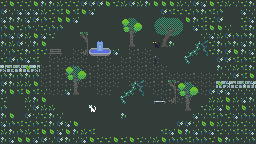

Rendered tile map (Tiled .tmx) drawn with the repository's tilesets; below, a short description and the full map source, tile grids included:
An orthogonal 32x18 tile map with 8x8 px tiles, 3 tile layers (Tile Layer 1, Tile Layer 3, Tile Layer 2).

<map version="1.10" tiledversion="1.11.0" orientation="orthogonal" renderorder="right-down" width="32" height="18" tilewidth="8" tileheight="8" infinite="0" nextlayerid="4" nextobjectid="1">
 <tileset firstgid="1" source="tileset_mascara.tsx" />
 <layer id="1" name="Tile Layer 1" width="32" height="18">
  <data encoding="csv">
1,1,1,1,1,1,1,1,1,1,1,1,1,1,1,1,1,1,1,1,1,1,1,1,1,1,1,1,1,1,1,1,
1,1,1,1,1,1,1,1,1,1,1,1,1,1,1,1,1,1,1,1,1,1,1,1,1,1,1,1,1,1,1,1,
1,1,1,1,1,1,1,1,1,1,1,1,1,1,1,1,1,1,1,1,1,1,1,1,1,1,1,1,1,1,1,1,
1,1,1,1,1,1,1,1,1,1,1,1,1,1,1,1,1,1,1,1,1,1,1,1,1,1,1,1,1,1,1,1,
1,1,1,1,1,1,1,1,1,1,1,1,1,1,1,1,1,1,1,1,1,1,1,1,1,1,1,1,1,1,1,1,
1,1,1,1,1,1,1,1,1,1,1,1,1,1,1,1,1,1,1,1,1,1,1,1,1,1,1,1,1,1,1,1,
1,1,1,1,1,1,1,1,1,1,1,1,1,1,1,1,1,1,1,1,1,1,1,1,1,1,1,1,1,1,1,1,
1,1,1,1,1,1,1,1,1,1,1,1,1,1,1,1,1,1,1,1,1,1,1,1,1,1,1,1,1,1,1,1,
1,1,1,1,1,1,1,1,1,1,1,1,1,1,1,1,1,1,1,1,1,1,1,1,1,1,1,1,1,1,1,1,
1,1,1,1,1,1,1,1,1,1,1,1,1,1,1,1,1,1,1,1,1,1,1,1,1,1,1,1,1,1,1,1,
1,1,1,1,1,1,1,1,1,1,1,1,1,1,1,1,1,1,1,1,1,1,1,1,1,1,1,1,1,1,1,1,
1,1,1,1,1,1,1,1,1,1,1,1,1,1,1,1,1,1,1,1,1,1,1,1,1,1,1,1,1,1,1,1,
1,1,1,1,1,1,1,1,1,1,1,1,1,1,1,1,1,1,1,1,1,1,1,1,1,1,1,1,1,1,1,1,
1,1,1,1,1,1,1,1,1,1,1,1,1,1,1,1,1,1,1,1,1,1,1,1,1,1,1,1,1,1,1,1,
1,1,1,1,1,1,1,1,1,1,1,1,1,1,1,1,1,1,1,1,1,1,1,1,1,1,1,1,1,1,1,1,
1,1,1,1,1,1,1,1,1,1,1,1,1,1,1,1,1,1,1,1,1,1,1,1,1,1,1,1,1,1,1,1,
1,1,1,1,1,1,1,1,1,1,1,1,1,1,1,1,1,1,1,1,1,1,1,1,1,1,1,1,1,1,1,1,
1,1,1,1,1,1,1,1,1,1,1,1,1,1,1,1,1,1,1,1,1,1,1,1,1,1,1,1,1,1,1,1
</data>
 </layer>
 <layer id="3" name="Tile Layer 3" width="32" height="18">
  <data encoding="csv">
0,0,0,0,0,0,0,0,0,0,0,0,0,0,0,0,0,0,0,0,0,0,0,0,0,0,0,0,0,0,0,0,
0,0,0,0,0,0,0,0,0,0,0,0,0,0,0,0,0,0,0,0,0,0,0,0,0,0,0,0,0,0,0,0,
0,0,0,0,0,0,0,0,0,0,0,0,0,0,0,0,0,0,0,0,0,0,0,0,0,0,0,0,0,0,0,0,
0,0,0,0,0,0,0,0,0,0,0,0,0,0,0,0,0,0,0,0,0,0,0,0,0,0,0,0,0,0,0,0,
0,0,0,0,0,0,0,0,0,0,0,0,0,0,0,0,0,0,0,0,0,0,0,0,0,0,0,0,0,0,0,0,
0,0,0,0,0,0,0,0,0,0,0,0,0,0,0,0,0,0,0,0,0,0,0,0,0,0,0,0,0,0,0,0,
0,0,0,0,0,0,0,0,0,18,18,0,0,0,0,0,18,17,18,0,0,0,0,0,0,0,0,0,0,0,0,0,
0,0,0,0,0,0,18,18,18,18,18,0,18,18,0,18,17,18,18,18,0,0,0,0,0,0,0,0,0,0,0,0,
12,13,14,11,12,18,17,17,18,18,18,18,17,18,18,18,18,18,17,18,18,0,0,0,0,0,0,0,0,0,0,0,
0,0,0,0,0,18,17,18,17,17,18,17,18,18,18,17,18,18,18,18,17,18,18,18,17,18,18,0,0,0,0,0,
0,0,0,0,0,18,17,17,17,18,18,17,18,18,18,0,18,18,18,17,17,17,17,18,18,18,18,11,12,13,14,11,
0,0,0,0,0,0,18,18,18,0,0,0,18,18,0,0,0,0,0,18,18,17,17,18,17,18,0,0,0,0,0,0,
0,0,0,0,0,0,0,0,0,0,0,0,0,0,0,0,0,0,0,0,18,18,18,18,0,0,0,0,0,0,0,0,
0,0,0,0,0,0,0,0,0,0,0,0,0,0,0,0,0,0,0,0,0,0,0,0,0,0,0,0,0,0,0,0,
0,0,0,0,0,0,0,0,0,0,0,0,0,0,0,0,0,0,0,0,0,0,0,0,0,0,0,0,0,0,0,0,
0,0,0,0,0,0,0,0,0,0,0,0,0,0,0,0,0,0,0,0,0,0,0,0,0,0,0,0,0,0,0,0,
0,0,0,0,0,0,0,0,0,0,0,0,0,0,0,0,0,0,0,0,0,0,0,0,0,0,0,0,0,0,0,0,
0,0,0,0,0,0,0,0,0,0,0,0,0,0,0,0,0,0,0,0,0,0,0,0,0,0,0,0,0,0,0,0
</data>
 </layer>
 <layer id="2" name="Tile Layer 2" width="32" height="18">
  <data encoding="csv">
5,8,5,5,8,6,6,9,5,5,10,10,10,8,5,9,10,9,6,8,8,8,9,3,10,7,8,5,9,3,5,6,
10,3,7,7,7,9,5,2,8,2,8,7,23,23,23,23,23,23,23,23,10,2,5,5,4,6,2,4,141,142,7,3,
7,6,6,7,10,4,5,8,8,7,23,23,23,23,23,49,50,51,23,52,53,54,55,8,6,2,5,10,157,158,5,7,
4,8,5,4,3,5,4,4,23,23,23,23,23,23,23,65,66,67,23,68,69,70,71,23,7,2,8,8,3,174,2,6,
4,7,10,9,8,7,5,23,23,23,73,23,23,23,23,81,82,83,23,84,85,86,87,23,23,3,7,9,10,4,4,6,
6,9,10,3,6,8,23,23,23,23,89,116,117,118,23,97,98,99,23,34,101,6,103,145,146,147,5,6,4,6,7,6,
3,4,5,6,2,5,19,20,23,23,105,132,133,134,7,23,23,23,23,23,23,23,23,161,162,163,5,6,10,8,6,7,
5,10,4,7,2,23,23,23,23,23,23,23,23,23,23,23,23,23,23,165,166,167,168,177,178,179,23,10,10,2,4,2,
6,5,7,8,6,23,23,23,49,50,51,23,23,23,23,23,23,23,23,23,23,23,23,193,194,195,23,6,3,9,2,6,
4,6,4,6,4,23,23,23,65,66,67,23,23,23,23,23,23,23,23,23,23,23,23,23,23,23,23,3,3,10,2,8,
10,6,9,9,8,23,23,23,81,82,83,23,23,23,23,145,146,147,23,23,23,73,49,50,51,23,23,8,10,3,7,10,
6,8,2,8,2,3,23,23,7,98,99,23,23,23,23,161,162,163,23,23,23,89,65,66,67,23,10,10,7,3,3,3,
5,141,142,9,6,8,23,23,23,23,23,23,23,23,23,177,178,179,23,21,22,105,81,82,83,23,9,9,8,9,7,6,
4,157,158,3,10,9,9,23,23,23,23,33,23,23,23,193,194,195,23,23,23,23,97,98,99,5,9,7,8,3,8,3,
6,8,174,10,3,5,6,3,23,23,23,23,23,23,23,6,23,23,23,23,23,23,23,23,7,3,2,4,5,7,4,4,
7,4,2,5,4,5,6,10,7,8,23,23,23,23,23,23,23,23,23,23,23,23,10,10,3,8,8,9,5,9,5,3,
9,6,4,9,2,8,8,7,8,6,9,2,23,23,23,23,23,23,23,23,2,7,8,6,7,4,7,5,3,2,2,7,
6,7,8,8,7,10,3,10,6,3,7,8,5,5,8,5,8,5,3,9,8,4,4,2,4,4,5,8,6,4,3,4
</data>
 </layer>
</map>
